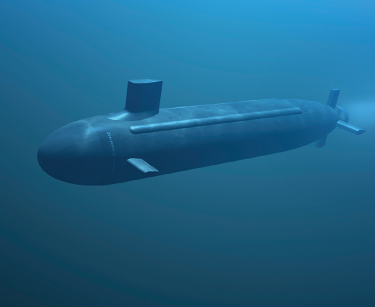
%> input picture image_pairs/submarine.bmp, 375 x 307 px
$ octave hw3.m   (GNU Octave 9; MATLAB toolbox functions it lacks are replaced by stand-ins)
%> lines starting %> are read from the running program, lines starting %| are printed output that depends on the picture
%> further down, im1 is the input picture: size 307x375x3 uint8; mean R, G, B 29.4, 99.7, 136.3
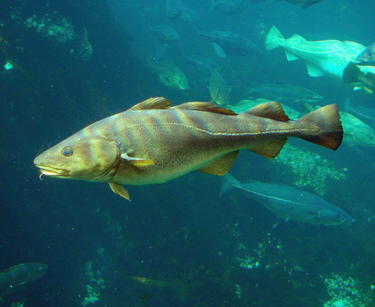
%> input picture image_pairs/fish.bmp, 375 x 307 px
%> further down, im2 is the input picture: size 307x375x3 uint8; mean R, G, B 27.2, 95.5, 98.4
### micahdg_HW3/viz_freq.m
function viz_freq (im1, im2)

% display a 3x3 grid of the first image at progressively larger sigma
% which can be used to choose sigma

%B = imgaussfilt(A,sigma)
g1_im1 = imgaussfilt(im1, 1);
g2_im1 = imgaussfilt(im1, 2.5);
g3_im1 = imgaussfilt(im1, 5);
g4_im1 = imgaussfilt(im1, 7.5);
g5_im1 = imgaussfilt(im1, 10);
g6_im1 = imgaussfilt(im1, 12.5);
g7_im1 = imgaussfilt(im1, 15);
g8_im1 = imgaussfilt(im1, 17.5);
g9_im1 = imgaussfilt(im1, 20);

subplot(3,3,1), imshow(g1_im1)
subplot(3,3,2), imshow(g2_im1)
subplot(3,3,3), imshow(g3_im1)
subplot(3,3,4), imshow(g4_im1)
subplot(3,3,5), imshow(g5_im1)
subplot(3,3,6), imshow(g6_im1)
subplot(3,3,7), imshow(g7_im1)
subplot(3,3,8), imshow(g8_im1)
subplot(3,3,9), imshow(g9_im1)
truesize([500,500])

fprintf('Program paused. Press enter to continue.\n');
pause;

% display a 3x3 grid of various high-pass filtered images;
% remember to shift them by .5 for viewing
close all;

g1_im2 = im2 - imgaussfilt(im2, 1);
g2_im2 = im2 - imgaussfilt(im2, 2.5);
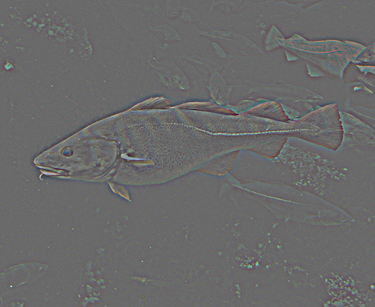
%> g2_im2: size 307x375x3 double; mean R, G, B -9.29e-06, 2.28e-05, 1.05e-05; drawn with min black and max white
g3_im2 = im2 - imgaussfilt(im2, 5);
g4_im2 = im2 - imgaussfilt(im2, 7.5);
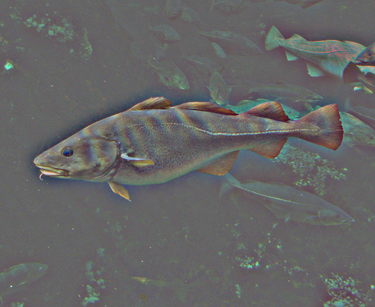
%> g4_im2: size 307x375x3 double; mean R, G, B -4.85e-05, 0.000165, 8.54e-05; drawn with min black and max white
g5_im2 = im2 - imgaussfilt(im2, 10);
g6_im2 = im2 - imgaussfilt(im2, 12.5);
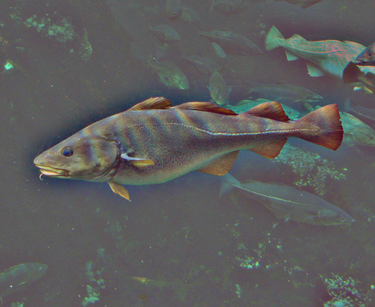
%> g6_im2: size 307x375x3 double; mean R, G, B -8.82e-05, 0.000387, 0.00023; drawn with min black and max white
g7_im2 = im2 - imgaussfilt(im2, 15);
g8_im2 = im2 - imgaussfilt(im2, 17.5);
g9_im2 = im2 - imgaussfilt(im2, 20);

subplot(3,3,1), imshow(.5 + g1_im2)
subplot(3,3,2), imshow(.5 + g2_im2)
subplot(3,3,3), imshow(.5 + g3_im2)
subplot(3,3,4), imshow(.5 + g4_im2)
subplot(3,3,5), imshow(.5 + g5_im2)
subplot(3,3,6), imshow(.5 + g6_im2)
subplot(3,3,7), imshow(.5 + g7_im2)
subplot(3,3,8), imshow(.5 + g8_im2)
%> after `imshow(.5 + g8_im2)`:
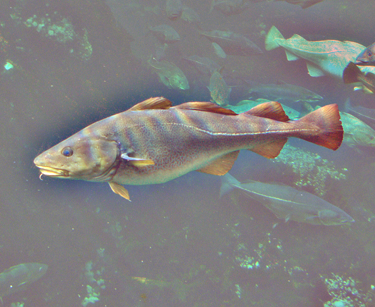
%> displayed picture: size 307x375x3, on the screen's scale of 0 to 255; mean R, G, B 127.5, 127.7, 127.6
subplot(3,3,9), imshow(.5 + g9_im2)
truesize([500,500])

fprintf('Program paused. Press enter to continue.\n');
pause;

### micahdg_HW3/hybrid_image.m
function [im1_lo, im2_hi, im_hybrid] = hybrid_image (im1, im2, G1, G2)
%> called with G1 = 5, G2 = 3

% after computing the 3 output images, display all the iamges:
% in a 3x2 grid, display the 2 original images (first row),
% low-pass-filtered and high-pass filtered images (second row),
% and hybrid image (3rd row)

close all;

im1_lo = imgaussfilt(im1, G1);
im2_hi = im2 - imgaussfilt(im2, G2);
im_hybrid = im2_hi + im1_lo;
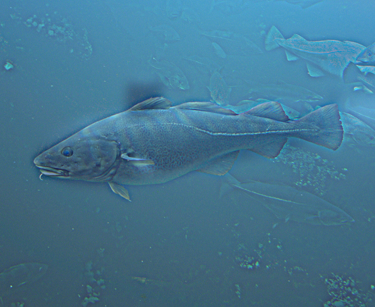
%> im_hybrid: size 307x375x3 double; mean R, G, B 0.115, 0.391, 0.535; mean of the top-left, top-right, bottom-left and bottom-right quarters 0.396, 0.45, 0.249, 0.294; drawn with min black and max white

subplot(3,2,1), imshow(im1)
subplot(3,2,2), imshow(im2)

subplot(3,2,3), imshow(im1_lo)
subplot(3,2,4), imshow(.5+im2_hi)

subplot(3,2,5), imshow(im_hybrid)
%> after `imshow(im_hybrid)`:
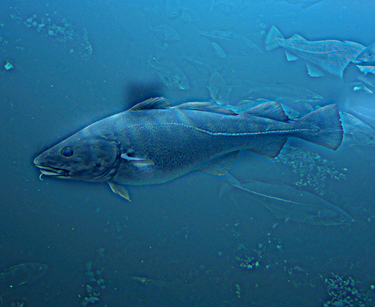
%> displayed picture: size 307x375x3, on the screen's scale of 0 to 255; mean R, G, B 29.5, 99.7, 136.3
truesize([500,500])

### hw3.m
%Micah Giles

% HW3 CSx73 Computer Vision, Johnstone 19sp
% hybrid images question

clear; close all; clc

% read the two images

%Einstein
%im1 = imread("/Users/micahgiles/Desktop/Desktop/UAB_Spring_19/Computer_Vision/ComViz_HW3_Folder/image_pairs/albert.bmp");
%Marilyn
%im2 = imread("/Users/micahgiles/Desktop/Desktop/UAB_Spring_19/Computer_Vision/ComViz_HW3_Folder/image_pairs/marilyn.bmp");

%Dog
%im1 = imread("/Users/micahgiles/Desktop/Desktop/UAB_Spring_19/Computer_Vision/ComViz_HW3_Folder/image_pairs/dog.bmp");
%Cat
%im2 = imread("/Users/micahgiles/Desktop/Desktop/UAB_Spring_19/Computer_Vision/ComViz_HW3_Folder/image_pairs/cat.bmp");

%Plane
%im1 = imread("/Users/micahgiles/Desktop/Desktop/UAB_Spring_19/Computer_Vision/ComViz_HW3_Folder/image_pairs/plane.bmp");
%Bird
%im2 = imread("/Users/micahgiles/Desktop/Desktop/UAB_Spring_19/Computer_Vision/ComViz_HW3_Folder/image_pairs/bird.bmp");

%Submarine
im1 = imread("/Users/micahgiles/Desktop/Desktop/UAB_Spring_19/Computer_Vision/ComViz_HW3_Folder/image_pairs/submarine.bmp");
%Fish
im2 = imread("/Users/micahgiles/Desktop/Desktop/UAB_Spring_19/Computer_Vision/ComViz_HW3_Folder/image_pairs/fish.bmp");

% [13 lines of commented-out code are left out]

close all;
% convert to double over [0,1] (need to allow negative values in hi-filtered)
im1 = double(im1);
im2 = double(im2);
%
im1 = im1/255;
im2 = im2/255;

%viz_freq (im1, im2); % find G1 and G2 interactively
viz_freq(im1, im2)

% choose G1 and G2 (and report to hw3_report.txt, you could do that by hand)
G1 = 5;
G2 = 3;

fileID = fopen('hw3_report.txt','w');
fprintf(fileID, 'Micah Giles\n');
fprintf(fileID, 'HW3 Report\n\n');

fprintf(fileID, 'Cat = high pass, Dog = low pass\n');
fprintf(fileID, 'The sigma for the cat: 6\n');
fprintf(fileID, 'The sigma for the dog: 9\n\n');

fprintf(fileID, 'Marilyn = high pass, Albert = low pass\n');
fprintf(fileID, 'The sigma for Albert: 3\n');
fprintf(fileID, 'The sigma for Marilyn: 4\n\n');

fprintf(fileID, 'Bicycle = high pass, Motorcycle = low pass\n');
fprintf(fileID, 'The sigma for the bike: 5\n');
fprintf(fileID, 'The sigma for motorcycle: 8\n\n');

fprintf(fileID, 'Bird = high pass, Plane = low pass\n');
fprintf(fileID, 'The sigma for the plane: 7\n');
fprintf(fileID, 'The sigma for the bird: 6\n\n');

fprintf(fileID, 'Fish = high pass, Submarine = low pass\n');
fprintf(fileID, 'The sigma for the sub: 5\n');
fprintf(fileID, 'The sigma for the fish: 3\n\n');

fclose(fileID);

% build and visualize the hybrid image
[lo,hi,hybrid] = hybrid_image (im1, im2, G1, G2);

% save the hybrid image (e.g., dog/cat pair in 'dog_cat.jpg')

 %imwrite(hybrid, "albert_marilyn.jpg");
 %imwrite(hybrid, "dog_cat.jpg");
imwrite(hybrid, "submarine_fish.jpg");
 %imwrite(hybrid, "motorcycle_bicycle.jpg");
 %imwrite(hybrid, "plane_bird.jpg");

% repeat for each image pair
% challenge: design a more elegant way to cycle through the image pairs
